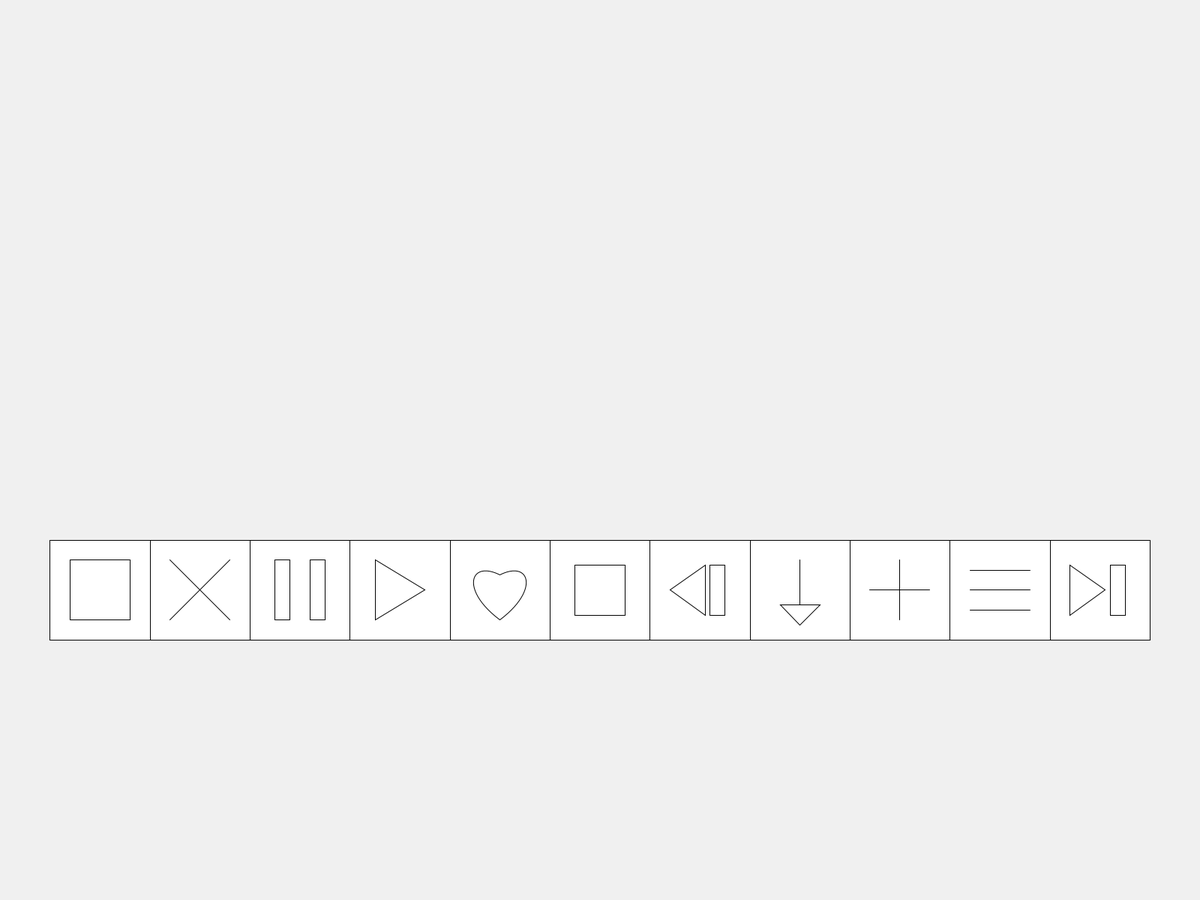
Frame 1 (no input)
Frame 60 (the mouse pressed at the canvas centre just before this capture): identical to frame 1, image omitted
Frame 120 (the mouse held since frame 60 and released just before this capture): identical to frame 1, image omitted

The Processing sketch that drew this single still picture (run headless with seeded random() and noise(); from frame 60 on, the mouse is pressed at the canvas centre):

// Processing sketch: music_buttons
// ── music_buttons.pde
int appWidth, appHeight;
int numberOfButtons = 11;
float widthOfButton, buttonPadding, buttonY;

void setup() {
  fullScreen();
  
  appWidth = displayWidth;
  appHeight = displayHeight;
  
  widthOfButton = (float)appWidth / (numberOfButtons + 1);
  buttonPadding = widthOfButton / 2;
  buttonY = appHeight * 3 / 5;
}

void draw() {
  background(240);
  
  // Outer Container Box for Media Controls
  stroke(0);
  fill(255);
  
  // 1. Loop Box (Square with direction arrows)
  float b1X = buttonPadding + (widthOfButton * 0);
  rect(b1X, buttonY, widthOfButton, widthOfButton);
  line(b1X + widthOfButton*0.2, buttonY + widthOfButton*0.2, b1X + widthOfButton*0.8, buttonY + widthOfButton*0.2);
  line(b1X + widthOfButton*0.8, buttonY + widthOfButton*0.2, b1X + widthOfButton*0.8, buttonY + widthOfButton*0.8);
  line(b1X + widthOfButton*0.8, buttonY + widthOfButton*0.8, b1X + widthOfButton*0.2, buttonY + widthOfButton*0.8);
  line(b1X + widthOfButton*0.2, buttonY + widthOfButton*0.8, b1X + widthOfButton*0.2, buttonY + widthOfButton*0.2);

  // 2. Shuffle Box (Intersecting diagonals)
  float b2X = buttonPadding + (widthOfButton * 1);
  rect(b2X, buttonY, widthOfButton, widthOfButton);
  line(b2X + widthOfButton*0.2, buttonY + widthOfButton*0.8, b2X + widthOfButton*0.8, buttonY + widthOfButton*0.2);
  line(b2X + widthOfButton*0.2, buttonY + widthOfButton*0.2, b2X + widthOfButton*0.8, buttonY + widthOfButton*0.8);

  // 3. Stop / Pause (Vertical Bars)
  float b3X = buttonPadding + (widthOfButton * 2);
  rect(b3X, buttonY, widthOfButton, widthOfButton);
  rect(b3X + widthOfButton*0.25, buttonY + widthOfButton*0.2, widthOfButton*0.15, widthOfButton*0.6);
  rect(b3X + widthOfButton*0.6, buttonY + widthOfButton*0.2, widthOfButton*0.15, widthOfButton*0.6);

  // 4. Play (Triangle pointing right)
  float b4X = buttonPadding + (widthOfButton * 3);
  rect(b4X, buttonY, widthOfButton, widthOfButton);
  triangle(b4X + widthOfButton*0.25, buttonY + widthOfButton*0.2, 
           b4X + widthOfButton*0.25, buttonY + widthOfButton*0.8, 
           b4X + widthOfButton*0.75, buttonY + widthOfButton*0.5);

  // 5. Favorite (Heart shape geometry)
  float b5X = buttonPadding + (widthOfButton * 4);
  rect(b5X, buttonY, widthOfButton, widthOfButton);
  beginShape();
  vertex(b5X + widthOfButton*0.5, buttonY + widthOfButton*0.8);
  bezierVertex(b5X + widthOfButton*0.1, buttonY + widthOfButton*0.5, 
               b5X + widthOfButton*0.2, buttonY + widthOfButton*0.2, 
               b5X + widthOfButton*0.5, buttonY + widthOfButton*0.35);
  bezierVertex(b5X + widthOfButton*0.8, buttonY + widthOfButton*0.2, 
               b5X + widthOfButton*0.9, buttonY + widthOfButton*0.5, 
               b5X + widthOfButton*0.5, buttonY + widthOfButton*0.8);
  endShape();

  // 6. Stop Square
  float b6X = buttonPadding + (widthOfButton * 5);
  rect(b6X, buttonY, widthOfButton, widthOfButton);
  rect(b6X + widthOfButton*0.25, buttonY + widthOfButton*0.25, widthOfButton*0.5, widthOfButton*0.5);

  // 7. Back (Rectangle + Triangle left)
  float b7X = buttonPadding + (widthOfButton * 6);
  rect(b7X, buttonY, widthOfButton, widthOfButton);
  rect(b7X + widthOfButton*0.6, buttonY + widthOfButton*0.25, widthOfButton*0.15, widthOfButton*0.5);
  triangle(b7X + widthOfButton*0.55, buttonY + widthOfButton*0.25, 
           b7X + widthOfButton*0.55, buttonY + widthOfButton*0.75, 
           b7X + widthOfButton*0.2,  buttonY + widthOfButton*0.5);

  // 8. Download (Arrow pointing down)
  float b8X = buttonPadding + (widthOfButton * 7);
  rect(b8X, buttonY, widthOfButton, widthOfButton);
  line(b8X + widthOfButton*0.5, buttonY + widthOfButton*0.2, b8X + widthOfButton*0.5, buttonY + widthOfButton*0.65);
  triangle(b8X + widthOfButton*0.3, buttonY + widthOfButton*0.65, 
           b8X + widthOfButton*0.7, buttonY + widthOfButton*0.65, 
           b8X + widthOfButton*0.5, buttonY + widthOfButton*0.85);

  // 9. Add to Playlist (Cross / Plus symbol)
  float b9X = buttonPadding + (widthOfButton * 8);
  rect(b9X, buttonY, widthOfButton, widthOfButton);
  line(b9X + widthOfButton*0.2, buttonY + widthOfButton*0.5, b9X + widthOfButton*0.8, buttonY + widthOfButton*0.5);
  line(b9X + widthOfButton*0.5, buttonY + widthOfButton*0.2, b9X + widthOfButton*0.5, buttonY + widthOfButton*0.8);

  // 10. Mute (Slanted lines crossed out)
  float b10X = buttonPadding + (widthOfButton * 9);
  rect(b10X, buttonY, widthOfButton, widthOfButton);
  line(b10X + widthOfButton*0.2, buttonY + widthOfButton*0.3, b10X + widthOfButton*0.8, buttonY + widthOfButton*0.3);
  line(b10X + widthOfButton*0.2, buttonY + widthOfButton*0.5, b10X + widthOfButton*0.8, buttonY + widthOfButton*0.5);
  line(b10X + widthOfButton*0.2, buttonY + widthOfButton*0.7, b10X + widthOfButton*0.8, buttonY + widthOfButton*0.7);

  // 11. Next (Triangle right + Rectangle)
  float b11X = buttonPadding + (widthOfButton * 10);
  rect(b11X, buttonY, widthOfButton, widthOfButton);
  triangle(b11X + widthOfButton*0.2, buttonY + widthOfButton*0.25, 
           b11X + widthOfButton*0.2, buttonY + widthOfButton*0.75, 
           b11X + widthOfButton*0.55, buttonY + widthOfButton*0.5);
  rect(b11X + widthOfButton*0.6, buttonY + widthOfButton*0.25, widthOfButton*0.15, widthOfButton*0.5);
}
